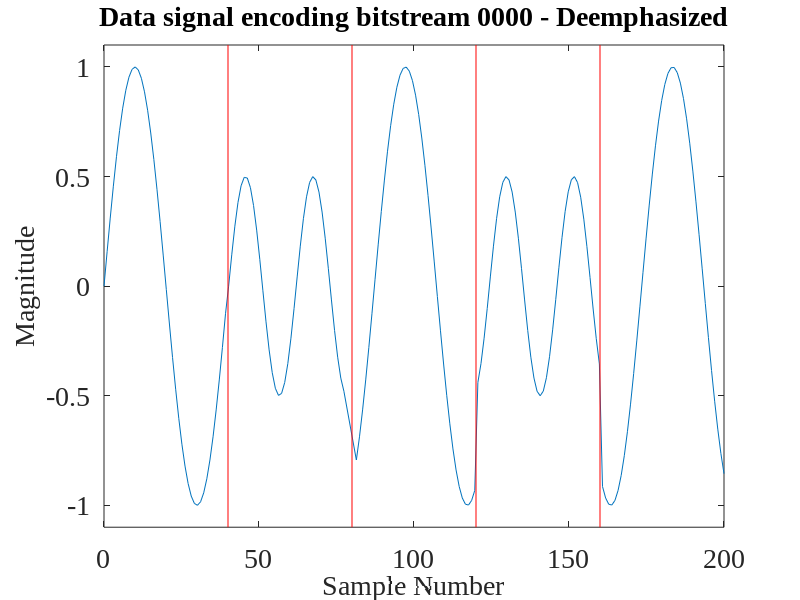

The MATLAB script that drew this image:
fontSize = 20;

x = linspace(0,200,200);
y1 = sin(2*pi*x/40);
y2 = sin(2*pi*x/(1/2200*48000))*0.5;
% y = cat(2, y1(1:40), y2(1:40), y1(34:73), y2(20:59),y1(30:69));
y = cat(2, y1(1:40), y2(1:40), y1(34:73), y2(19:58),y1(68:107));
y3 = x;
y3(2) = y3(3);
y3(1) = y3(2);
y3(199) = y3(198);
y3(200) = y3(199);
f = figure('Position',[0,0,1280,1024]);
set(gcf,'color','w');
x1 = cat(2, x(1:78), x(82:200));
yn1 = cat(2, y(1:78),y(82:200));
plot(x1, yn1);
filename = 'Data signal encoding bitstream 0000 - Deemphasized';
title(filename);
xlabel('Sample Number');
ylabel('Magnitude');
minY = min(y);
maxY = max(y);
center = (minY+maxY)/ 2;
rangeY = maxY - minY;
adjustedRange = 0.55*rangeY;
minY = (center - adjustedRange);
maxY = (center + adjustedRange);
ylim([minY maxY]);
set(gca,'FontSize',fontSize, 'FontName', 'Times New Roman');
set(findall(gcf,'type','text'),'FontSize',fontSize, 'FontName', 'Times New Roman');
yL = get(gca,'YLim');
line([40 40],yL,'Color','r');
line([80 80],yL,'Color','r');
line([120 120],yL,'Color','r');
line([160 160],yL,'Color','r');
saveas(f, strcat('.\..\..\..\rrxthesis\images\',regexprep(filename,'[^\w'']',''),'.png'));
pause();
close(f);
clear all;